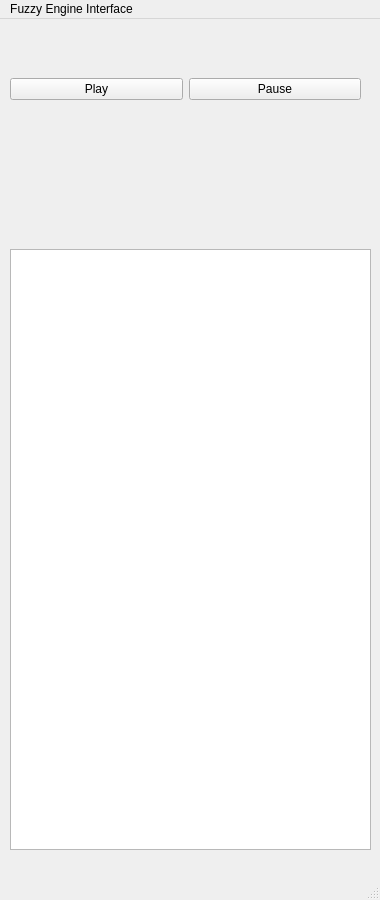
<?xml version="1.0" encoding="UTF-8"?>
<ui version="4.0">
 <class>MainWindow</class>
 <widget class="QMainWindow" name="MainWindow">
  <property name="enabled">
   <bool>true</bool>
  </property>
  <property name="geometry">
   <rect>
    <x>0</x>
    <y>0</y>
    <width>380</width>
    <height>900</height>
   </rect>
  </property>
  <property name="windowTitle">
   <string>MainWindow</string>
  </property>
  <widget class="QWidget" name="centralwidget">
   <widget class="QWidget" name="horizontalLayoutWidget">
    <property name="geometry">
     <rect>
      <x>10</x>
      <y>30</y>
      <width>351</width>
      <height>80</height>
     </rect>
    </property>
    <layout class="QHBoxLayout" name="horizontalLayout">
     <item>
      <widget class="QPushButton" name="play_button">
       <property name="text">
        <string>Play</string>
       </property>
      </widget>
     </item>
     <item>
      <widget class="QPushButton" name="pause_button">
       <property name="text">
        <string>Pause</string>
       </property>
      </widget>
     </item>
    </layout>
   </widget>
   <widget class="QListView" name="listView">
    <property name="geometry">
     <rect>
      <x>10</x>
      <y>230</y>
      <width>361</width>
      <height>601</height>
     </rect>
    </property>
   </widget>
  </widget>
  <widget class="QMenuBar" name="menubar">
   <property name="geometry">
    <rect>
     <x>0</x>
     <y>0</y>
     <width>380</width>
     <height>22</height>
    </rect>
   </property>
   <widget class="QMenu" name="menuFuzzy_Engine_Interface">
    <property name="title">
     <string>Fuzzy Engine Interface</string>
    </property>
   </widget>
   <addaction name="menuFuzzy_Engine_Interface"/>
  </widget>
  <widget class="QStatusBar" name="statusbar"/>
 </widget>
 <resources/>
 <connections/>
</ui>
